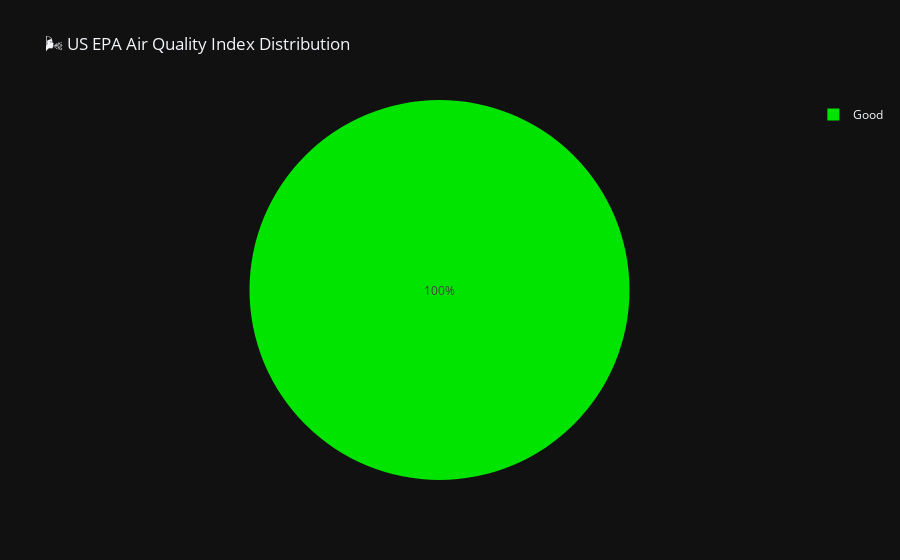

Source (notebook cell):
### Markdown cell above
### US EPA Air Quality Index Distribution

![AQI Distribution](images/aqi_distribution.png)

### Code cell
# EPA AQI Categories
def get_aqi_category(aqi):
    if pd.isna(aqi):
        return 'Unknown'
    elif aqi <= 50:
        return 'Good'
    elif aqi <= 100:
        return 'Moderate'
    elif aqi <= 150:
        return 'Unhealthy for Sensitive'
    elif aqi <= 200:
        return 'Unhealthy'
    elif aqi <= 300:
        return 'Very Unhealthy'
    else:
        return 'Hazardous'

df['aqi_category'] = df['air_quality_us-epa-index'].apply(get_aqi_category)

# Distribution
aqi_dist = df['aqi_category'].value_counts()
colors = {'Good': '#00E400', 'Moderate': '#FFFF00', 'Unhealthy for Sensitive': '#FF7E00',
          'Unhealthy': '#FF0000', 'Very Unhealthy': '#8F3F97', 'Hazardous': '#7E0023', 'Unknown': '#999'}

fig = px.pie(
    values=aqi_dist.values, names=aqi_dist.index,
    title='🌬️ US EPA Air Quality Index Distribution',
    color=aqi_dist.index,
    color_discrete_map=colors
)
fig.update_layout(template='plotly_dark')
fig.show()

### Figure 1 — Plotly figure (JSON) as saved in the notebook; plotly's stock layout.template omitted (floating-point values rounded to 4 significant figures)
{"data": [{"customdata": [["Good"]], "domain": {"x": [0, 1], "y": [0, 1]}, "hovertemplate": "label=%{label}<br>value=%{value}<br>color=%{customdata[0]}<extra></extra>", "labels": ["Good"], "legendgroup": "", "marker": {"colors": ["#00E400"]}, "name": "", "showlegend": true, "type": "pie", "values": [114203]}], "layout": {"legend": {"tracegroupgap": 0}, "title": {"text": "🌬️ US EPA Air Quality Index Distribution"}}}
